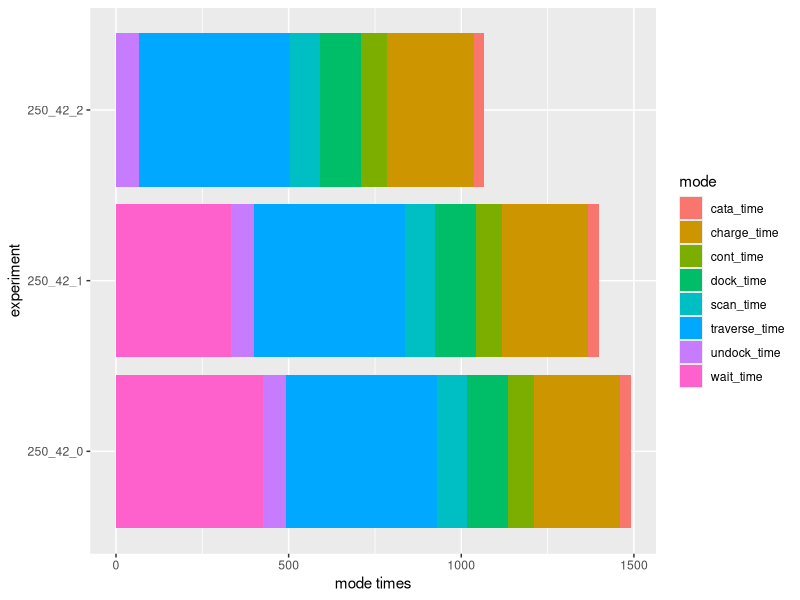

This figure's R source:
library(ggplot2)

gen_plot <- function(plotPointsPre, y_name, x_name, filename) {
    finalPlot <- plotPointsPre + coord_flip() + xlab(x_name) + ylab(y_name)
    ggsave(finalPlot, file = filename, width=6, height=4)
}

input <- read.csv(file = "modes.csv", header = TRUE, sep = ",")

ggp <- ggplot(input, aes(x = experiment, y = mode_time, fill = mode)) + geom_bar(position = "stack", stat = "identity")

gen_plot(ggp, "mode times", "experiment", "mode_times.png")
